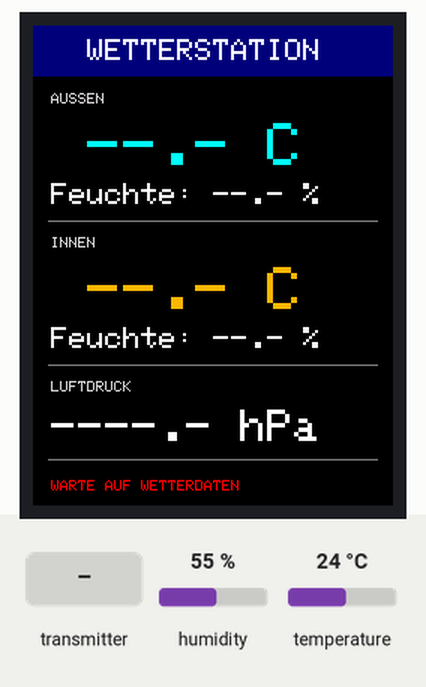
Simulated run of this sketch. Board: ESP32. Shown: 240×320 colour display. Inputs (shaded band) come from the test bench; at power-on: humidity 55 %, temperature 24 °C. What the sketch prints to the serial monitor is not drawn.

Above: at 1.4 s.
1.5 s: the transmitter starts sending bmpTemperature = 0
At 4.1 s:
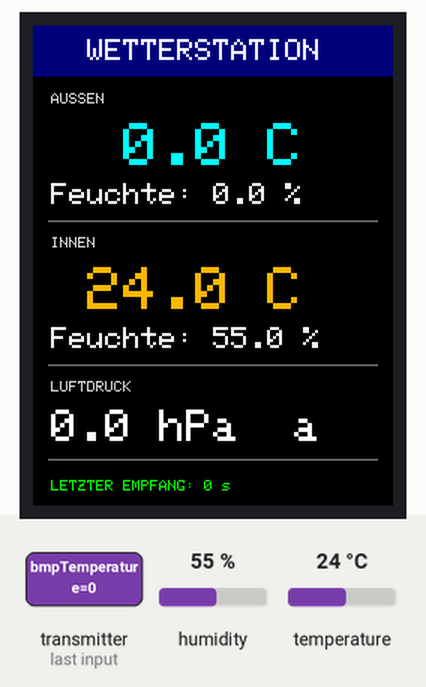
4.4 s: humidity set to 22 %
At 6.6 s:
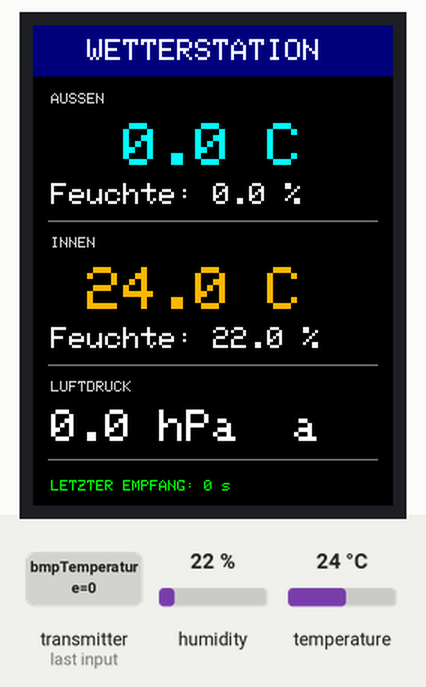
7.1 s: the transmitter starts sending bmpPressure = 1
At 8.5 s:
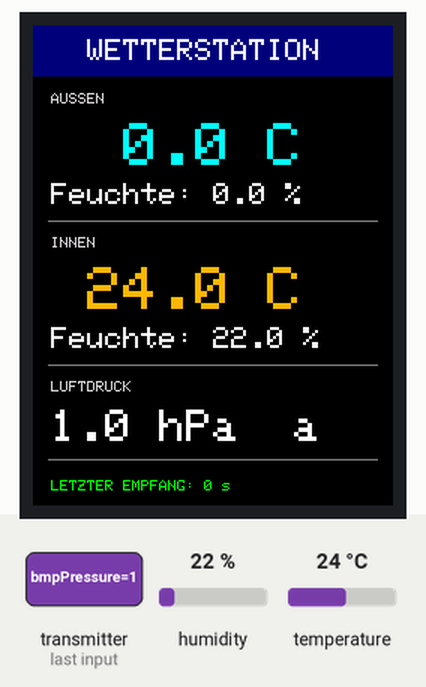
8.8 s: the transmitter starts sending dhtHumidity = 25
At 9.6 s:
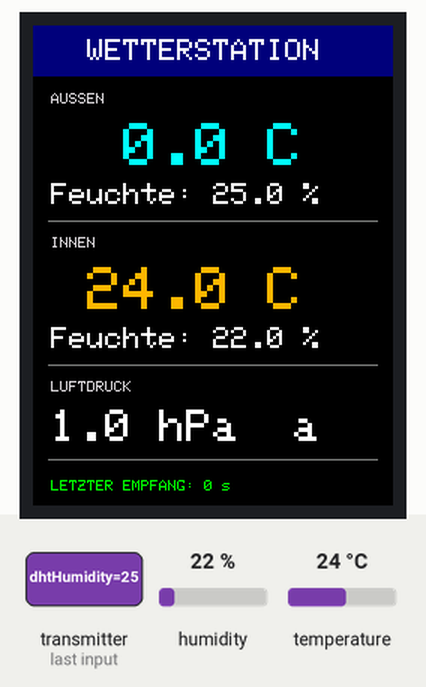
10.4 s: the transmitter starts sending dhtTemperature = 25
At 11.6 s:
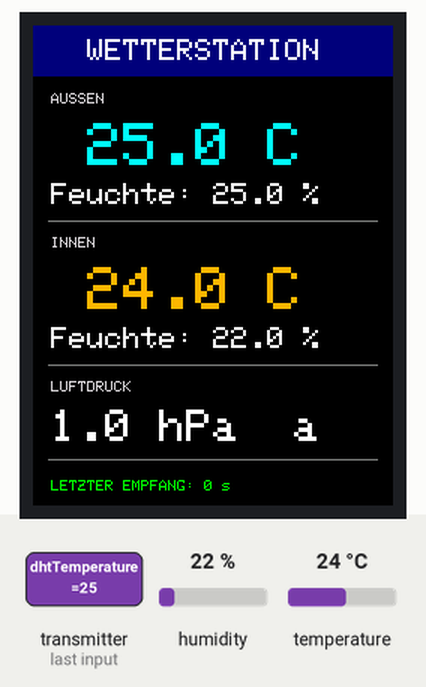
12.0 s: temperature set to 12 °C
At 14.8 s:
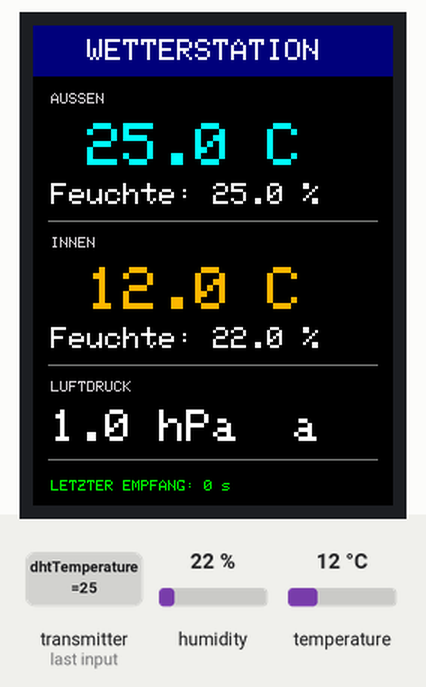
Timing chart, 0 to 16.3 s (numbered marks = the images above; inputs shaded):
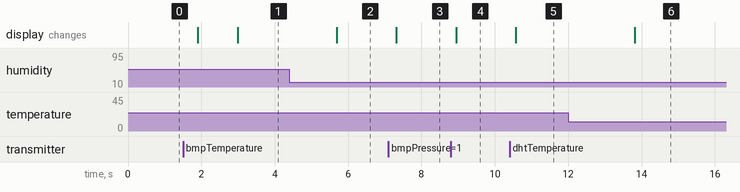

The sketch:

Receiver.ino
```cpp
#include <WiFi.h>
#include <esp_now.h>
#include <esp_wifi.h>
#include <TFT_eSPI.h>
#include <DHT.h>

// ============================
// Einstellungen
// ============================

#define WIFI_CHANNEL 1
#define DHT_PIN 27
#define DHT_TYPE DHT22

TFT_eSPI tft = TFT_eSPI();
DHT dht(DHT_PIN, DHT_TYPE);

// ============================
// Wetterdaten
// ============================

typedef struct {
  float bmpTemperature;
  float bmpPressure;
  float dhtHumidity;
  float dhtTemperature;
} WeatherData;

WeatherData weather;

float indoorTemperature = NAN;
float indoorHumidity = NAN;

bool received = false;

unsigned long lastReceived = 0;
unsigned long lastDHT = 0;

portMUX_TYPE mux = portMUX_INITIALIZER_UNLOCKED;

// ============================
// ESP-NOW Empfang
// ============================

void OnDataRecv(const esp_now_recv_info_t *info,
                const uint8_t *data, int len) {

  if (len != sizeof(WeatherData)) return;

  portENTER_CRITICAL(&mux);

  memcpy(&weather, data, sizeof(weather));

  received = true;
  lastReceived = millis();

  portEXIT_CRITICAL(&mux);
}

// ============================
// Display Layout
// ============================

void drawLayout() {

  tft.fillScreen(TFT_BLACK);

  tft.fillRect(0, 0, 240, 34, TFT_NAVY);

  tft.setTextSize(2);
  tft.setTextColor(TFT_WHITE);
  tft.setCursor(36, 9);
  tft.print("WETTERSTATION");

  tft.setTextSize(1);
  tft.setTextColor(TFT_LIGHTGREY);

  tft.setCursor(12, 45);
  tft.print("AUSSEN");

  tft.setCursor(12, 141);
  tft.print("INNEN");

  tft.setCursor(12, 237);
  tft.print("LUFTDRUCK");

  tft.drawFastHLine(10, 130, 220, TFT_DARKGREY);
  tft.drawFastHLine(10, 226, 220, TFT_DARKGREY);
  tft.drawFastHLine(10, 289, 220, TFT_DARKGREY);
}

// ============================
// Setup
// ============================

void setup() {

  Serial.begin(115200);

  dht.begin();

  tft.init();
  tft.setRotation(2);

  drawLayout();

  WiFi.mode(WIFI_STA);

  esp_wifi_set_channel(
    WIFI_CHANNEL,
    WIFI_SECOND_CHAN_NONE
  );

  Serial.print("Receiver MAC: ");
  Serial.println(WiFi.macAddress());

  if (esp_now_init() != ESP_OK) {
    Serial.println("ESP-NOW ERROR");
    return;
  }

  esp_now_register_recv_cb(OnDataRecv);
}

// ============================
// Loop
// ============================

void loop() {

  // Innensensor alle 2,5 Sekunden auslesen

  if (millis() - lastDHT >= 2500) {

    indoorTemperature = dht.readTemperature();
    indoorHumidity = dht.readHumidity();

    lastDHT = millis();
  }

  // Empfangene Daten kopieren

  WeatherData data;
  bool hasData;
  unsigned long last;

  portENTER_CRITICAL(&mux);

  data = weather;
  hasData = received;
  last = lastReceived;

  portEXIT_CRITICAL(&mux);

  // ==========================
  // Aussentemperatur
  // ==========================

  tft.setTextSize(4);
  tft.setTextColor(TFT_CYAN, TFT_BLACK);
  tft.setCursor(12, 65);

  if (hasData)
    tft.printf("%5.1f C  ", data.dhtTemperature);
  else
    tft.print(" --.- C  ");

  // Aussenluftfeuchtigkeit

  tft.setTextSize(2);
  tft.setTextColor(TFT_WHITE, TFT_BLACK);
  tft.setCursor(12, 105);

  if (hasData)
    tft.printf("Feuchte: %.1f %%  ", data.dhtHumidity);
  else
    tft.print("Feuchte: --.- %  ");

  // ==========================
  // Innentemperatur
  // ==========================

  tft.setTextSize(4);
  tft.setTextColor(TFT_ORANGE, TFT_BLACK);
  tft.setCursor(12, 161);

  if (!isnan(indoorTemperature))
    tft.printf("%5.1f C  ", indoorTemperature);
  else
    tft.print(" --.- C  ");

  // Innenluftfeuchtigkeit

  tft.setTextSize(2);
  tft.setTextColor(TFT_WHITE, TFT_BLACK);
  tft.setCursor(12, 201);

  if (!isnan(indoorHumidity))
    tft.printf("Feuchte: %.1f %%  ", indoorHumidity);
  else
    tft.print("Feuchte: --.- %  ");

  // ==========================
  // Luftdruck
  // ==========================

  float pressure = data.bmpPressure;

  if (pressure > 2000)
    pressure /= 100.0;

  tft.setTextSize(3);
  tft.setTextColor(TFT_WHITE, TFT_BLACK);
  tft.setCursor(12, 256);

  if (hasData)
    tft.printf("%.1f hPa  ", pressure);
  else
    tft.print("----.- hPa");

  // ==========================
  // Empfangsstatus
  // ==========================

  tft.setTextSize(1);
  tft.setCursor(12, 303);

  if (hasData) {

    unsigned long seconds = (millis() - last) / 1000;

    tft.setTextColor(
      seconds < 120 ? TFT_GREEN : TFT_RED,
      TFT_BLACK
    );

    tft.printf("LETZTER EMPFANG: %lu s    ", seconds);

  } else {

    tft.setTextColor(TFT_RED, TFT_BLACK);
    tft.print("WARTE AUF WETTERDATEN    ");
  }

  delay(500);
}
```

Measured:
- after the input at 1.5 s, the display: first changes after 0.40 s (image 1 shows a later state)
- after the input at 4.4 s, the display: changes after 1.3 s (image 2)
- after the input at 7.1 s, the display: changes after 0.22 s (image 3)
- after the input at 8.8 s, the display: changes after 0.14 s (image 4)
- after the input at 10.4 s, the display: changes after 0.16 s (image 5)
- after the input at 12.0 s, the display: changes after 1.8 s (image 6)
